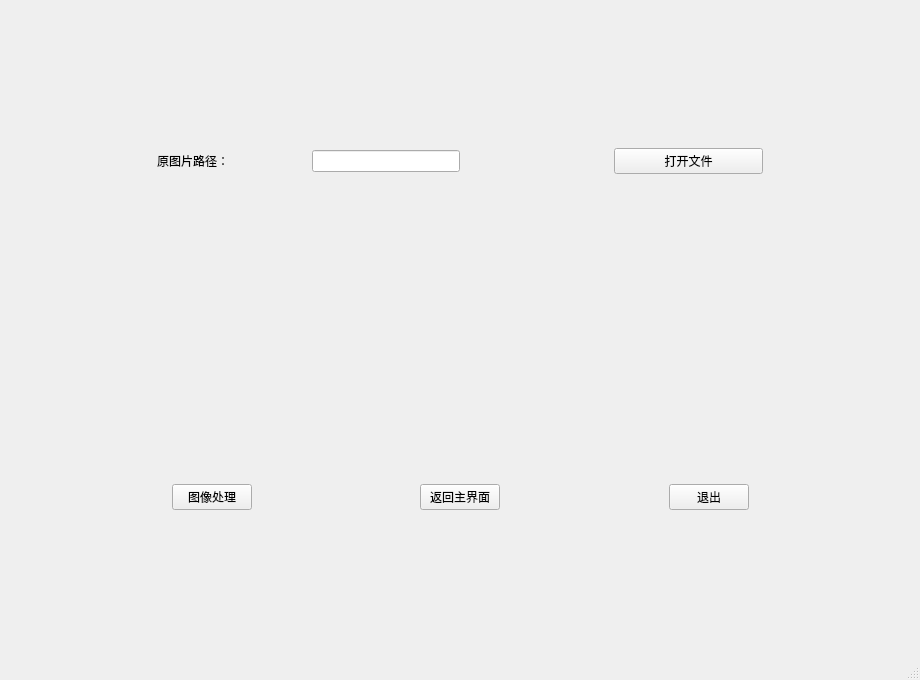
<?xml version="1.0" encoding="UTF-8"?>
<ui version="4.0">
 <class>MainWindow</class>
 <widget class="QMainWindow" name="MainWindow">
  <property name="geometry">
   <rect>
    <x>0</x>
    <y>0</y>
    <width>920</width>
    <height>680</height>
   </rect>
  </property>
  <property name="minimumSize">
   <size>
    <width>920</width>
    <height>680</height>
   </size>
  </property>
  <property name="windowTitle">
   <string>动物分类</string>
  </property>
  <property name="windowIcon">
   <iconset resource="resources.qrc">
    <normaloff>:/images/AI Studio.ico</normaloff>:/images/AI Studio.ico</iconset>
  </property>
  <widget class="QWidget" name="centralwidget">
   <layout class="QGridLayout" name="gridLayout">
    <item row="0" column="0">
     <layout class="QVBoxLayout" name="verticalLayout">
      <item>
       <spacer name="verticalSpacer">
        <property name="orientation">
         <enum>Qt::Vertical</enum>
        </property>
        <property name="sizeHint" stdset="0">
         <size>
          <width>20</width>
          <height>40</height>
         </size>
        </property>
       </spacer>
      </item>
      <item>
       <layout class="QHBoxLayout" name="horizontalLayout" stretch="1,1,1,1,1,1">
        <item>
         <spacer name="horizontalSpacer">
          <property name="orientation">
           <enum>Qt::Horizontal</enum>
          </property>
          <property name="sizeHint" stdset="0">
           <size>
            <width>40</width>
            <height>20</height>
           </size>
          </property>
         </spacer>
        </item>
        <item>
         <widget class="QLabel" name="label">
          <property name="text">
           <string>原图片路径：</string>
          </property>
         </widget>
        </item>
        <item>
         <widget class="QLineEdit" name="lineEdit"/>
        </item>
        <item>
         <spacer name="horizontalSpacer_3">
          <property name="orientation">
           <enum>Qt::Horizontal</enum>
          </property>
          <property name="sizeHint" stdset="0">
           <size>
            <width>40</width>
            <height>20</height>
           </size>
          </property>
         </spacer>
        </item>
        <item>
         <widget class="QPushButton" name="pushButton_openfile">
          <property name="text">
           <string>打开文件</string>
          </property>
         </widget>
        </item>
        <item>
         <spacer name="horizontalSpacer_4">
          <property name="orientation">
           <enum>Qt::Horizontal</enum>
          </property>
          <property name="sizeHint" stdset="0">
           <size>
            <width>40</width>
            <height>20</height>
           </size>
          </property>
         </spacer>
        </item>
       </layout>
      </item>
      <item>
       <spacer name="verticalSpacer_2">
        <property name="orientation">
         <enum>Qt::Vertical</enum>
        </property>
        <property name="sizeHint" stdset="0">
         <size>
          <width>20</width>
          <height>40</height>
         </size>
        </property>
       </spacer>
      </item>
      <item>
       <layout class="QHBoxLayout" name="horizontalLayout_2" stretch="1,2,1">
        <item>
         <spacer name="horizontalSpacer_2">
          <property name="orientation">
           <enum>Qt::Horizontal</enum>
          </property>
          <property name="sizeHint" stdset="0">
           <size>
            <width>40</width>
            <height>20</height>
           </size>
          </property>
         </spacer>
        </item>
        <item>
         <widget class="QLabel" name="label_2">
          <property name="text">
           <string/>
          </property>
         </widget>
        </item>
        <item>
         <spacer name="horizontalSpacer_5">
          <property name="orientation">
           <enum>Qt::Horizontal</enum>
          </property>
          <property name="sizeHint" stdset="0">
           <size>
            <width>40</width>
            <height>20</height>
           </size>
          </property>
         </spacer>
        </item>
       </layout>
      </item>
      <item>
       <spacer name="verticalSpacer_3">
        <property name="orientation">
         <enum>Qt::Vertical</enum>
        </property>
        <property name="sizeHint" stdset="0">
         <size>
          <width>20</width>
          <height>40</height>
         </size>
        </property>
       </spacer>
      </item>
      <item>
       <layout class="QHBoxLayout" name="horizontalLayout_3">
        <item>
         <spacer name="horizontalSpacer_6">
          <property name="orientation">
           <enum>Qt::Horizontal</enum>
          </property>
          <property name="sizeHint" stdset="0">
           <size>
            <width>40</width>
            <height>20</height>
           </size>
          </property>
         </spacer>
        </item>
        <item>
         <widget class="QPushButton" name="pushButton_deal">
          <property name="text">
           <string>图像处理</string>
          </property>
         </widget>
        </item>
        <item>
         <spacer name="horizontalSpacer_8">
          <property name="orientation">
           <enum>Qt::Horizontal</enum>
          </property>
          <property name="sizeHint" stdset="0">
           <size>
            <width>40</width>
            <height>20</height>
           </size>
          </property>
         </spacer>
        </item>
        <item>
         <widget class="QPushButton" name="pushButton_back">
          <property name="text">
           <string>返回主界面</string>
          </property>
         </widget>
        </item>
        <item>
         <spacer name="horizontalSpacer_10">
          <property name="orientation">
           <enum>Qt::Horizontal</enum>
          </property>
          <property name="sizeHint" stdset="0">
           <size>
            <width>40</width>
            <height>20</height>
           </size>
          </property>
         </spacer>
        </item>
        <item>
         <widget class="QPushButton" name="pushButton_exit">
          <property name="text">
           <string>退出</string>
          </property>
         </widget>
        </item>
        <item>
         <spacer name="horizontalSpacer_9">
          <property name="orientation">
           <enum>Qt::Horizontal</enum>
          </property>
          <property name="sizeHint" stdset="0">
           <size>
            <width>40</width>
            <height>20</height>
           </size>
          </property>
         </spacer>
        </item>
       </layout>
      </item>
      <item>
       <spacer name="verticalSpacer_4">
        <property name="orientation">
         <enum>Qt::Vertical</enum>
        </property>
        <property name="sizeHint" stdset="0">
         <size>
          <width>20</width>
          <height>40</height>
         </size>
        </property>
       </spacer>
      </item>
     </layout>
    </item>
   </layout>
  </widget>
  <widget class="QMenuBar" name="menubar">
   <property name="geometry">
    <rect>
     <x>0</x>
     <y>0</y>
     <width>920</width>
     <height>23</height>
    </rect>
   </property>
  </widget>
  <widget class="QStatusBar" name="statusbar"/>
 </widget>
 <resources>
  <include location="resources.qrc"/>
 </resources>
 <connections/>
</ui>
